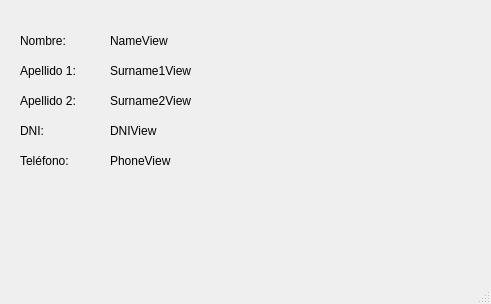
<?xml version="1.0" encoding="UTF-8"?>
<ui version="4.0">
 <class>MainWindow</class>
 <widget class="QMainWindow" name="MainWindow">
  <property name="geometry">
   <rect>
    <x>0</x>
    <y>0</y>
    <width>491</width>
    <height>304</height>
   </rect>
  </property>
  <property name="windowTitle">
   <string>MainWindow</string>
  </property>
  <widget class="QWidget" name="centralwidget">
   <widget class="QLabel" name="LabelName">
    <property name="geometry">
     <rect>
      <x>20</x>
      <y>30</y>
      <width>61</width>
      <height>21</height>
     </rect>
    </property>
    <property name="text">
     <string>Nombre:</string>
    </property>
   </widget>
   <widget class="QLabel" name="LabelSurname1">
    <property name="geometry">
     <rect>
      <x>20</x>
      <y>60</y>
      <width>61</width>
      <height>21</height>
     </rect>
    </property>
    <property name="text">
     <string>Apellido 1:</string>
    </property>
   </widget>
   <widget class="QLabel" name="LabelSurname2">
    <property name="geometry">
     <rect>
      <x>20</x>
      <y>90</y>
      <width>61</width>
      <height>21</height>
     </rect>
    </property>
    <property name="text">
     <string>Apellido 2:</string>
    </property>
   </widget>
   <widget class="QLabel" name="LabelDNI">
    <property name="geometry">
     <rect>
      <x>20</x>
      <y>120</y>
      <width>61</width>
      <height>21</height>
     </rect>
    </property>
    <property name="text">
     <string>DNI:</string>
    </property>
   </widget>
   <widget class="QLabel" name="LabelPhone">
    <property name="geometry">
     <rect>
      <x>20</x>
      <y>150</y>
      <width>61</width>
      <height>21</height>
     </rect>
    </property>
    <property name="text">
     <string>Teléfono:</string>
    </property>
   </widget>
   <widget class="QLabel" name="labelNameView">
    <property name="geometry">
     <rect>
      <x>110</x>
      <y>30</y>
      <width>201</width>
      <height>21</height>
     </rect>
    </property>
    <property name="text">
     <string>NameView</string>
    </property>
   </widget>
   <widget class="QLabel" name="labelSurname1View">
    <property name="geometry">
     <rect>
      <x>110</x>
      <y>60</y>
      <width>201</width>
      <height>21</height>
     </rect>
    </property>
    <property name="text">
     <string>Surname1View</string>
    </property>
   </widget>
   <widget class="QLabel" name="labelSurname2View">
    <property name="geometry">
     <rect>
      <x>110</x>
      <y>90</y>
      <width>201</width>
      <height>21</height>
     </rect>
    </property>
    <property name="text">
     <string>Surname2View</string>
    </property>
   </widget>
   <widget class="QLabel" name="labelDNIView">
    <property name="geometry">
     <rect>
      <x>110</x>
      <y>120</y>
      <width>201</width>
      <height>21</height>
     </rect>
    </property>
    <property name="text">
     <string>DNIView</string>
    </property>
   </widget>
   <widget class="QLabel" name="labelPhoneView">
    <property name="geometry">
     <rect>
      <x>110</x>
      <y>150</y>
      <width>201</width>
      <height>21</height>
     </rect>
    </property>
    <property name="text">
     <string>PhoneView</string>
    </property>
   </widget>
  </widget>
  <widget class="QStatusBar" name="statusbar"/>
 </widget>
 <resources/>
 <connections/>
</ui>
